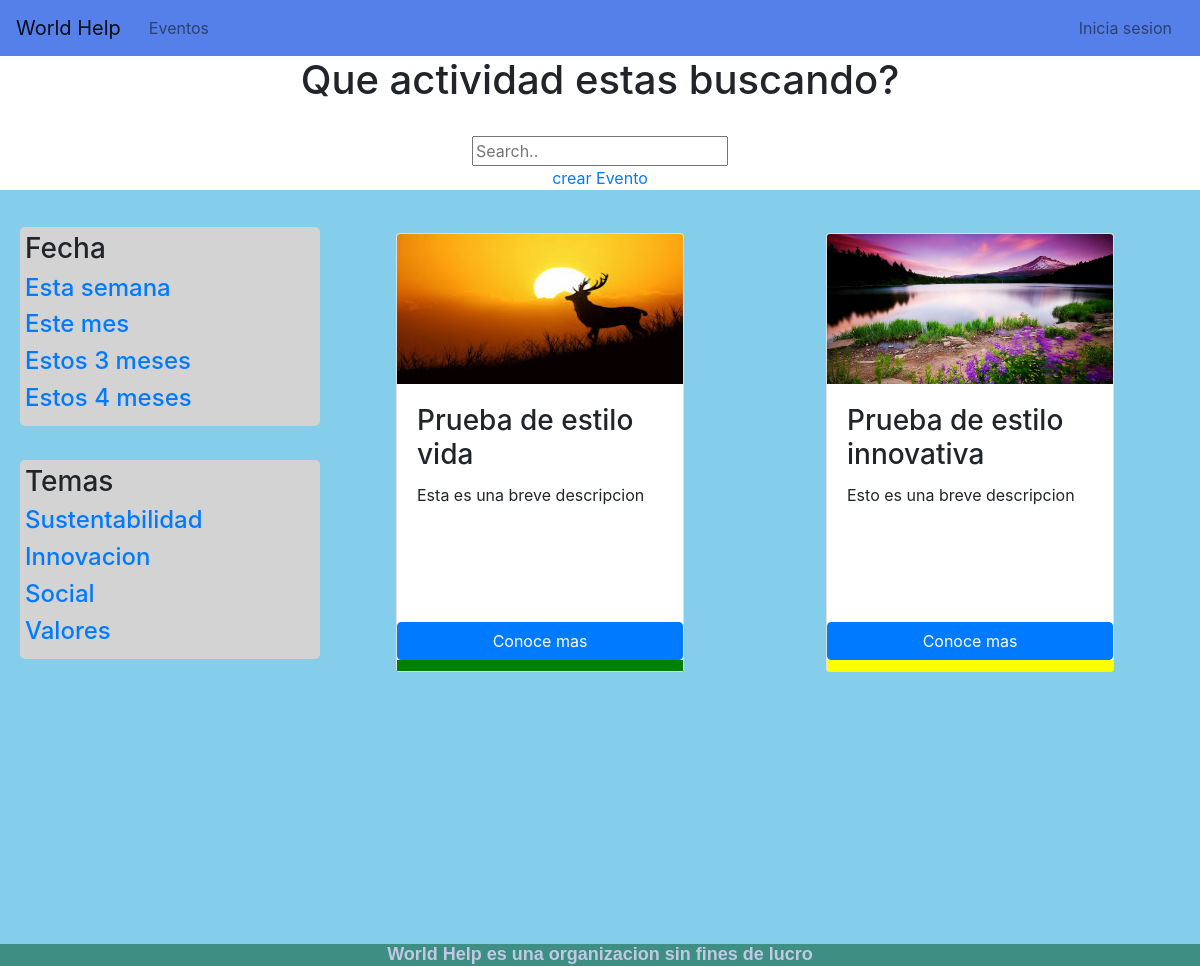
/activities/, run on an earlier commit of the app's database.
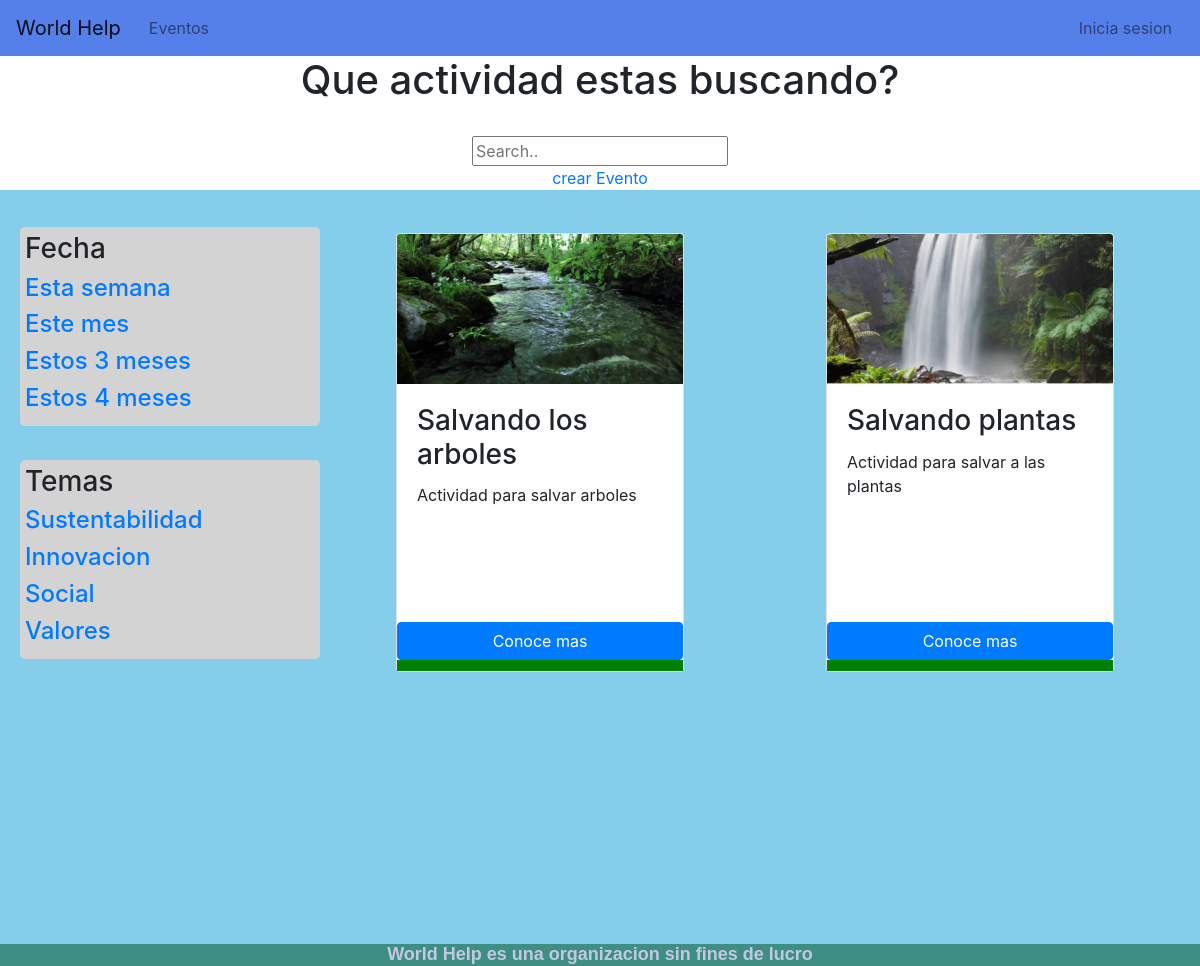
And on a later commit of the database.
### Activities/models.py (models this page shows, shortened)
class Activity(models.Model):
    user = models.ForeignKey(User, default=1, on_delete=models.CASCADE)
    activity_name = models.CharField(max_length=100)
    activity_description = models.CharField(max_length=700)
    activity_start_date = models.DateField()
    activity_end_date = models.DateField()
    activity_picture = models.FileField()
    EJE_VIDA = 'vida'
    EJE_INNOVACION = 'innovacion'
    EJE_ENERGIA = 'energia'
    EJE_SOCIAL = 'social'
    TIPO_EJES = (
        (EJE_VIDA, 'Vida'),
        (EJE_INNOVACION, 'Innovacion'),
        (EJE_ENERGIA, 'Energia'),
        (EJE_SOCIAL, 'Social')
    )
    activity_type = models.CharField(
        max_length = 10,
        choices = TIPO_EJES,
        default = EJE_VIDA,
    )

### Activities/views.py (the view)
# urls.py: path('',views.events, name = 'Events'),
def events(request):
    all_acts = Activity.objects.all()
    return render(request, template_name='Activities/Activities_Page.html', context = {'all_acts': all_acts})

### Activities/templates/Activities/Activities_Page.html
{% extends 'Activities/base.html'%}
{% load static from staticfiles %}
{% block styleSheet %}
<link rel="stylesheet" type="text/css" href="{% static 'activitiesHtmlStyle.css' %}">
{% endblock %}
{%block bodyContent%}
          <div  align="center" background-color="grey">
              <h1>Que actividad estas buscando?</h1>
              <br>
              <div class="search-container" style="width: 700px">
                  <form action="#">
                    <input type="text" placeholder="Search.." name="search">
                   </form>
              </div>
              <div>
                <a href="{% url 'activities:newEvent' %}"> crear Evento </a>
              </div>
          </div>
      <div class = "container-fluid event-wrapper" style="min-height: 754px">
        <div class="row" style="margin: 0 auto;">
                <div clas="container" align="left" style="margin-bottom: 20px">
                    <div class="jumbotron" >
                        <h3>Fecha</h3>
                        <h4><a href="#">Esta semana</a> </h4>
                        <h4><a href="#">Este mes</a> </h4>
                        <h4><a href="#">Estos 3 meses</a> </h4>
                        <h4><a href="#">Estos 4 meses</a> </h4>
                    </div>
                    <br>
                    <div class="jumbotron" >
                        <h3>Temas</h3>
                        <h4><a href="#">Sustentabilidad</a> </h4>
                        <h4><a href="#">Innovacion</a> </h4>
                        <h4><a href="#">Social</a> </h4>
                        <h4><a href="#">Valores</a> </h4>
                    </div>
                </div>
                {% for evento in all_acts %}
                    <div class="card" style="width: 18rem;">
                      {% if evento.activity_picture%}
                        <img class="card-img-top" src="{{evento.activity_picture.url}}" alt="Card image cap" style="min-height: 150px; max-height: 150px;">
                      {% else %}
                        <img class="card-img-top" src="https://dummyimage.com/600x400/c1c8e4/291329.png&text=card+img" alt="Card image cap">
                      {% endif %}
                      <div class="card-body">
                        <h3 class="card-title">{{evento.activity_name}}</h3>
                        <p class="card-text">{{evento.activity_description}}</p>
                      </div>
                      <a href="{% url 'activities:actDetails' evento.id %}" class="btn btn-primary">Conoce mas</a>
                      {% if evento.activity_type == 'vida'%}
                          <div class="eje-carta" style="background-color: green; height: 11px; width: auto; margin: 0;"></div>
                        {% elif evento.activity_type == 'innovacion'%}
                          <div class="eje-carta" style="background-color: yellow; height: 11px; width: auto; margin: 0;"></div>
                        {% elif evento.activity_type == 'energia'%}
                          <div class="eje-carta" style="background-color: orange; height: 11px; width: auto; margin: 0;"></div>
                        {% elif evento.activity_type == 'social'%}
                          <div class="eje-carta" style="background-color: blue; height: 11px; width: auto; margin: 0;"></div>
                        {% endif %}
                    </div>
                    {% empty %}
                    <p>No hay nada en eventos</p>
                {% endfor %}
        </div>
      </div>
{% endblock %}

### Activities/templates/Activities/base.html (shortened to what this page needs)
{% load static from staticfiles %}
<!DOCTYPE html>
<html lang="en">
  <head>
      <link rel="stylesheet" type="text/css" href="{% static 'mainStyles.css' %}">
      {%block styleSheet%}
      {% endblock %}
      <link rel="stylesheet" href="https://maxcdn.bootstrapcdn.com/bootstrap/4.0.0/css/bootstrap.min.css">
  </head>
  <body>
      <nav class="navbar navbar-expand-lg navbar-light navbar-default fixed-top">
        <a class="navbar-brand" href="{% url 'principal:Main'%}">World Help</a>
        <div class="collapse navbar-collapse" id="navbarSupportedContent">
          <ul class="navbar-nav mr-auto navbar-right justify-content-end">
            <li class="nav-item">
              <a class="nav-link" href="{% url 'activities:Events' %}">Eventos</a>
            </li>
          </ul>
          <ul class="justify-content-end navbar-nav">
            <li class="nav-item">
                <a class="nav-link" href="{% url 'users:user_login' %}">Inicia sesion</a>
            </li>
          </ul>
        </div>
      </nav>
      {% block bodyContent%}
      {% endblock %}
    <div class="container-fluid"style="background-color:#3e8e84; margin: 0; " >
      <h5 class="footer-text" style="margin-bottom: 0; left: 50%; text-align: center;">World Help es una organizacion sin fines de lucro</h5>
    </div>
  </body>
<html>

### static/mainStyles.css (style rules this page uses)
body { padding-top: 56px; }
.navbar { background-color: #5680e9; }
.navbar .navbar-brand { color: #073b48; }
.navbar .navbar-nav .nav-link { color: #073b48; border-radius: .25rem; margin: 0 0.25em; }
.navbar .navbar-collapse, .navbar .navbar-form { border-color: #073b48; }
.event-wrapper { background-color: #84ceeb; padding: 2rem; }
.card { margin: 0.7rem auto; }
.footer-text { font-family: arial; font-size: 18px; font-weight: 600; color: #c1c8e4; }

### static/activitiesHtmlStyle.css (style rules this page uses)
div.jumbotron { background-color: lightgrey; width: 300px; padding: 5px; margin: 5px; }

What changed in the data, as far as the page shows it:
removed Activity: activity_picture (picture), activity_name "Prueba de estilo vida", activity_description "Esta es una breve descripcion", activity_type "vida" (drawn)
removed Activity: activity_picture (picture), activity_name "Prueba de estilo innovativa", activity_description "Esto es una breve descripcion", activity_type "innovacion" (drawn)
added Activity: activity_picture (picture), activity_name "Salvando los arboles", activity_description "Actividad para salvar arboles", activity_type "vida" (drawn)
added Activity: activity_picture (picture), activity_name "Salvando plantas", activity_description "Actividad para salvar a las plantas", activity_type "vida" (drawn)
